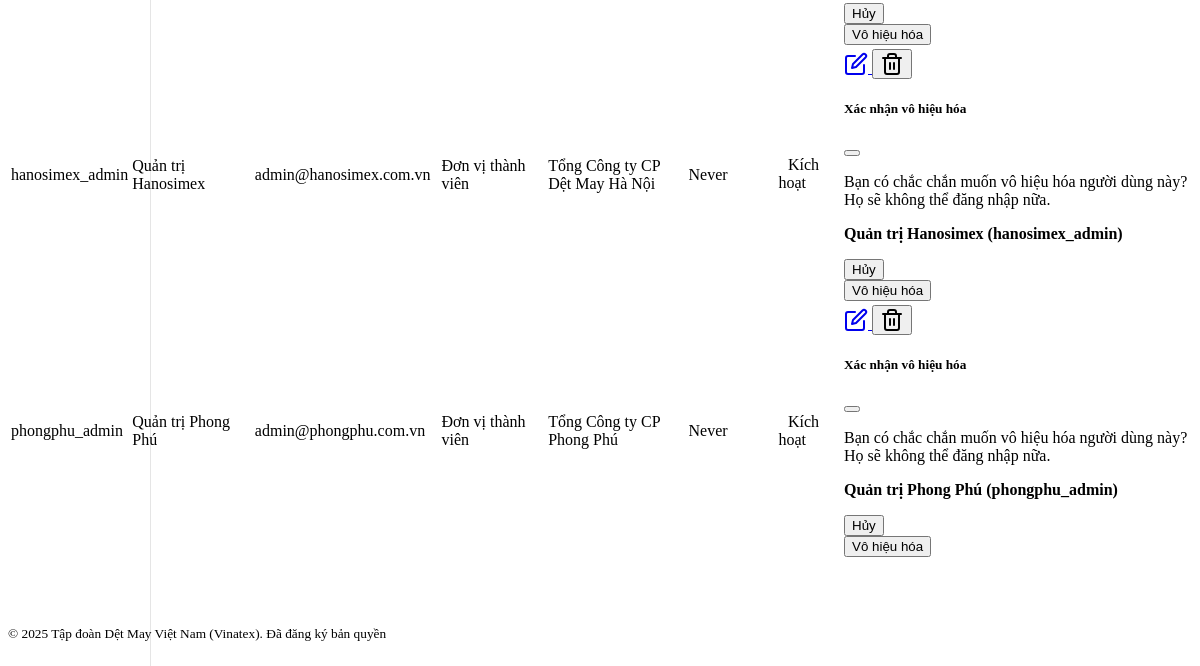
/user_management (signed in, lower part), run on an earlier commit of the app's database.
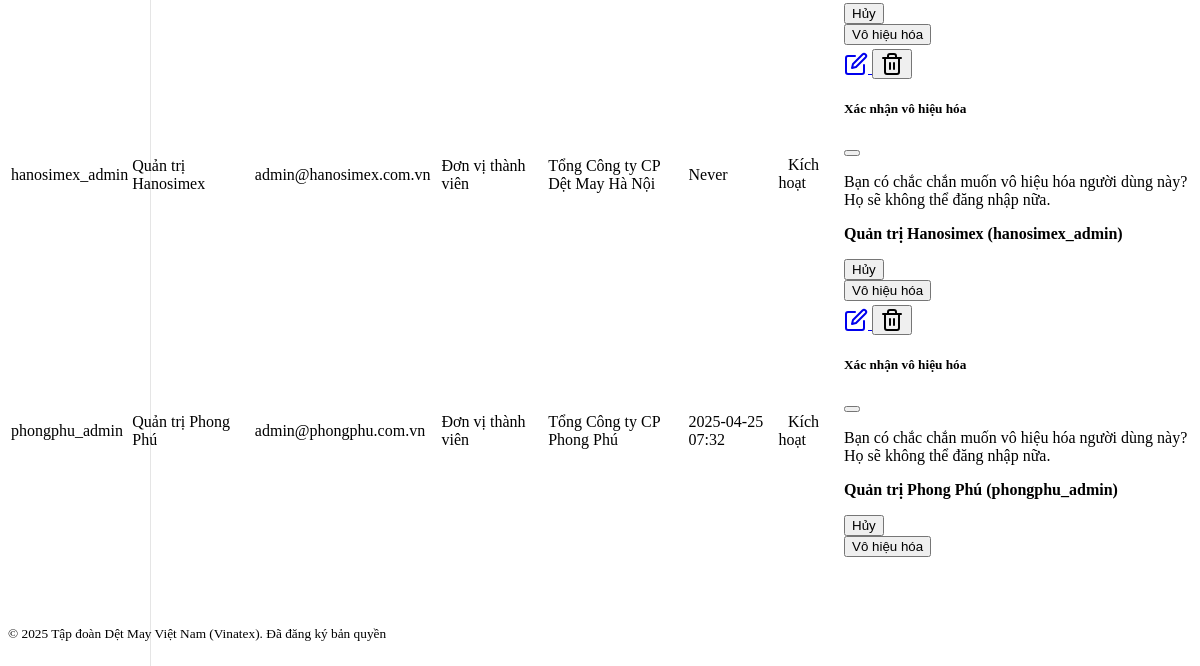
And on a later commit of the database.
### models.py (models this page shows, shortened)
class User(UserMixin, db.Model):
    id = db.Column(db.Integer, primary_key=True)
    username = db.Column(db.String(64), unique=True, nullable=False)
    email = db.Column(db.String(120), unique=True, nullable=False)
    password_hash = db.Column(db.String(256), nullable=False)
    fullname = db.Column(db.String(255))
    role_id = db.Column(db.Integer, db.ForeignKey('role.id'), nullable=False)
    organization_id = db.Column(db.Integer, db.ForeignKey('organization.id'), nullable=False)
    language = db.Column(db.String(5), default='vi')  # Default language
    is_active = db.Column(db.Boolean, default=True)
    last_login = db.Column(db.DateTime)
    created_at = db.Column(db.DateTime, default=datetime.utcnow)
    report_templates = db.relationship('ReportTemplate', backref='created_by_user', lazy='dynamic')
    report_submissions = db.relationship('ReportSubmission', backref='submitted_by_user', lazy='dynamic')
    def is_admin(self):
        return self.role.name == 'admin'

class Role(db.Model):
    id = db.Column(db.Integer, primary_key=True)
    name = db.Column(db.String(50), unique=True, nullable=False)
    description = db.Column(db.String(255))
    users = db.relationship('User', backref='role', lazy='dynamic')

class Organization(db.Model):
    id = db.Column(db.Integer, primary_key=True)
    name = db.Column(db.String(255), nullable=False)
    name_en = db.Column(db.String(255))  # English name
    code = db.Column(db.String(20), unique=True, nullable=False)
    description = db.Column(db.Text)
    parent_id = db.Column(db.Integer, db.ForeignKey('organization.id'))
    is_active = db.Column(db.Boolean, default=True)
    created_at = db.Column(db.DateTime, default=datetime.utcnow)
    children = db.relationship('Organization', backref=db.backref('parent', remote_side=[id]))
    users = db.relationship('User', backref='organization', lazy='dynamic')
    report_assignments = db.relationship('ReportAssignment', backref='organization', lazy='dynamic')

### routes.py (the view)
@app.route('/user_management')
@login_required
def user_management():
    if not current_user.is_admin():
        flash('You do not have permission to access this page.', 'danger')
        return redirect(url_for('dashboard'))
    users = db.session.query(
        User, Role, Organization
    ).join(
        Role, User.role_id == Role.id
    ).join(
        Organization, User.organization_id == Organization.id
    ).all()
    return render_template('user_management.html', users=users)

### app.py (called while the page is built)
@login_manager.user_loader
def load_user(user_id):
    from models import User
    return User.query.get(int(user_id))

@app.before_request
def before_request():
    g.current_time = datetime.now()

### templates/user_management.html (shortened to what this page needs)
{% extends "base.html" %}
{% block content %}
{% if users %}
<div class="table-responsive">
    <table class="table table-striped">
        <tbody>
            {% for user, role, organization in users %}
            <tr>
                <td>{{ user.username }}</td>
                <td>{{ user.fullname }}</td>
                <td>{{ user.email }}</td>
                <td>{{ role.description }}</td>
                <td>{{ organization.name }}</td>
                <td>{{ user.last_login.strftime('%Y-%m-%d %H:%M') if user.last_login else 'Never' }}</td>
                <td>
                    {% if user.is_active %}
                    <span class="badge bg-success" data-i18n="common.active">Active</span>
                    {% else %}
                    <span class="badge bg-secondary" data-i18n="common.inactive">Inactive</span>
                    {% endif %}
                </td>
                <td>
                    <div class="btn-group">
                        <a href="{{ url_for('edit_user', user_id=user.id) }}" class="btn btn-sm btn-outline-secondary">
                            <i data-feather="edit"></i>
                        </a>
                        {% if user.id != current_user.id %}
                        <button type="button" class="btn btn-sm btn-outline-danger" data-bs-toggle="modal" data-bs-target="#deleteModal{{ user.id }}">
                            <i data-feather="trash-2"></i>
                        </button>
                        {% endif %}
                    </div>
                    <div class="modal fade" id="deleteModal{{ user.id }}" tabindex="-1" aria-labelledby="deleteModalLabel{{ user.id }}" aria-hidden="true">
                        <div class="modal-dialog">
                            <div class="modal-content">
                                <div class="modal-header">
                                    <h5 class="modal-title" id="deleteModalLabel{{ user.id }}" data-i18n="users.deactivate_confirm">Confirm Deactivation</h5>
                                    <button type="button" class="btn-close" data-bs-dismiss="modal" aria-label="Close"></button>
                                </div>
                                <div class="modal-body">
                                    <p data-i18n="users.deactivate_warning">Are you sure you want to deactivate this user? They will no longer be able to log in.</p>
                                    <p><strong>{{ user.fullname }} ({{ user.username }})</strong></p>
                                </div>
                                <div class="modal-footer">
                                    <button type="button" class="btn btn-secondary" data-bs-dismiss="modal" data-i18n="common.cancel">Cancel</button>
                                    <form action="{{ url_for('delete_user', user_id=user.id) }}" method="post">
                                        <button type="submit" class="btn btn-danger" data-i18n="users.deactivate">Deactivate</button>
                                    </form>
                                </div>
                            </div>
                        </div>
                    </div>
                </td>
            </tr>
            {% endfor %}
        </tbody>
    </table>
</div>
{% else %}
<div class="alert alert-info" data-i18n="users.no_users">No users found. Click the "Add User" button to create a new user.</div>
{% endif %}
{% endblock %}

### templates/base.html (shortened to what this page needs)
<!DOCTYPE html>
<html lang="{% if session.language %}{{ session.language }}{% else %}vi{% endif %}" data-bs-theme="dark">
<head>
    <link rel="stylesheet" href="https://cdn.replit.com/agent/bootstrap-agent-dark-theme.min.css">
    <link rel="stylesheet" href="https://cdn.jsdelivr.net/npm/feather-icons/dist/feather.min.css">
    <link rel="stylesheet" href="{{ url_for('static', filename='css/custom.css') }}">
</head>
<body>
    {% if current_user.is_authenticated %}
    <div class="container-fluid">
        <div class="row">
            <nav id="sidebarMenu" class="col-md-3 col-lg-2 d-md-block bg-dark sidebar collapse">
            </nav>
            <main class="col-md-9 ms-sm-auto col-lg-10 px-md-4">
                {% block content %}{% endblock %}
            </main>
        </div>
    </div>
    {% endif %}
    <footer class="footer mt-auto py-3 bg-dark">
        <div class="container text-center text-muted">
            <small>&copy; {{ g.current_time.year }} Tập đoàn Dệt May Việt Nam (Vinatex). <span data-i18n="app.all_rights_reserved">All rights reserved.</span></small>
        </div>
    </footer>
</body>
</html>

### static/css/custom.css (style rules this page uses)
:root { --vinatex-primary: #005ea8; --vinatex-secondary: #e31837; --vinatex-light: #f5f5f5; --vinatex-dark: #303030; }
body { min-height: 100vh; display: flex; flex-direction: column; }
main { flex: 1; padding-bottom: 2rem; }
.sidebar { position: fixed; top: 0; bottom: 0; left: 0; z-index: 100; padding: 48px 0 0; box-shadow: inset -1px 0 0 rgba(0, 0, 0, .1); }
.table-responsive { margin-bottom: 1rem; }
.badge { font-weight: 500; padding: 0.4em 0.6em; }
.feather { vertical-align: text-bottom; }
.footer { margin-top: auto; padding: 1rem 0; color: var(--bs-gray-600); background-color: var(--bs-dark); }

What changed in the data, as far as the page shows it:
changed User "phongphu_admin": last_login "Never" → "2025-04-25 07:32"
